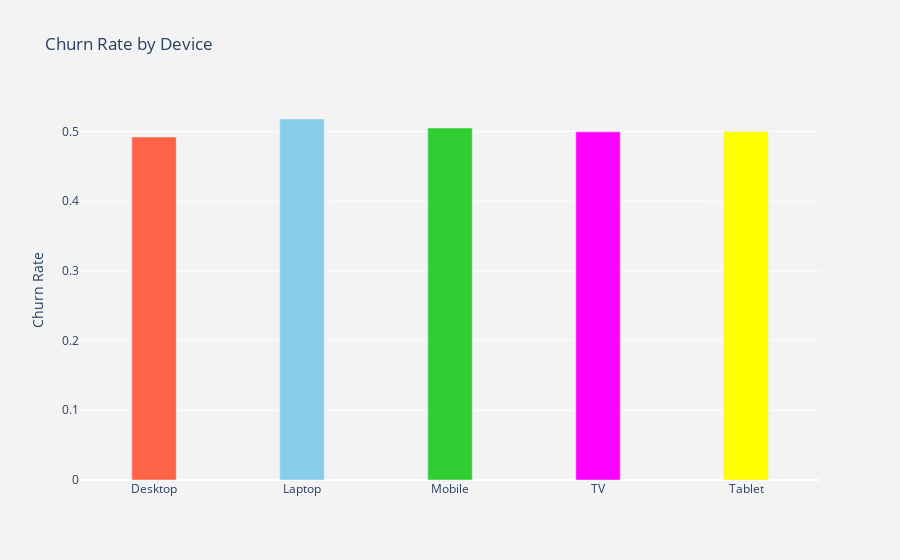

Write notebook code for a chart like this one.
### Code cell
plot_by_payment_hist = df.groupby('device').churned.mean().reset_index()
plot_data = [
    go.Bar(
        x=plot_by_payment_hist['device'],
        y=plot_by_payment_hist['churned'],
        width=[0.3, 0.3, 0.3, 0.3, 0.3],
        marker=dict(
            color=['tomato', 'skyblue', 'limegreen',  'magenta',
    'yellow']
        )
    )
]
plot_layout=go.Layout(
    xaxis={"type": "category"},
    yaxis={"title": "Churn Rate"},
    title='Churn Rate by Device',
    plot_bgcolor='rgb(243,243,243)',
    paper_bgcolor='rgb(243,243,243)',
)
fig = go.Figure(data=plot_data, layout=plot_layout)
po.iplot(fig)

### Figure 1 — Plotly figure (JSON) as saved in the notebook; plotly's stock layout.template omitted (floating-point values rounded to 4 significant figures)
{"data": [{"marker": {"color": ["tomato", "skyblue", "limegreen", "magenta", "yellow"]}, "type": "bar", "width": [0.3, 0.3, 0.3, 0.3, 0.3], "x": ["Desktop", "Laptop", "Mobile", "TV", "Tablet"], "y": [0.4921, 0.5179, 0.505, 0.4995, 0.5]}], "layout": {"paper_bgcolor": "rgb(243,243,243)", "plot_bgcolor": "rgb(243,243,243)", "title": {"text": "Churn Rate by Device"}, "xaxis": {"type": "category"}, "yaxis": {"title": {"text": "Churn Rate"}}}}
